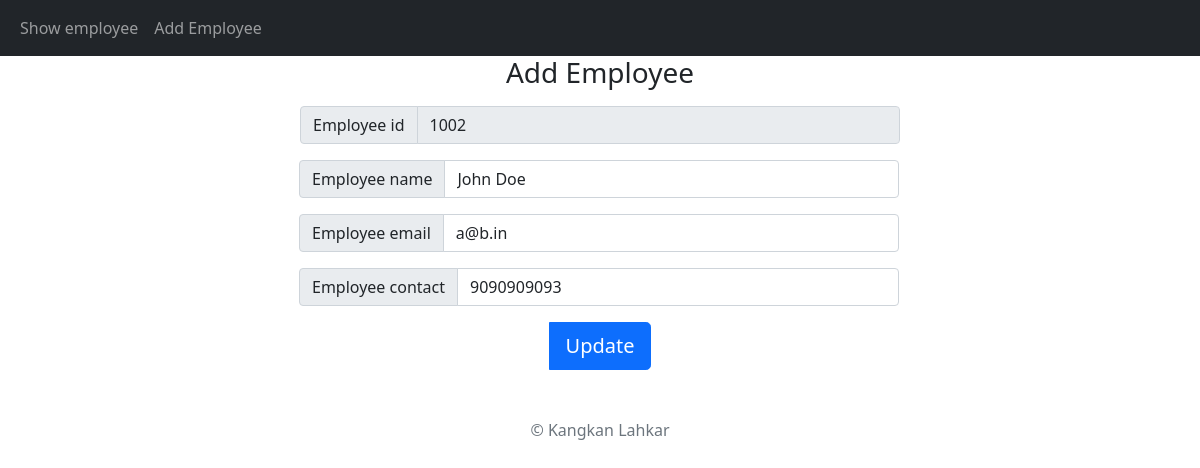
Screenshot of /emp/update/1002 with the database file from the repository.
### parking_app/models.py (models this page shows)
class Employee(models.Model):
    eid = models.CharField(max_length=20)
    ename = models.CharField(max_length=100)
    eemail = models.EmailField()
    econtact = models.CharField(max_length=15)
    class Meta:
        db_table = "employee"

### parking_app/views.py (the view, shortened to what this page needs)
# urls.py: path("emp/update/<str:id>", views.employee_update, name="Employee Update"),
def employee_update(request, id):
    emp =  Employee.objects.get(eid=id)
    message = ""
    created = ""
    context = {emp}
    return render(request, 'emp_update.html', {"emp":emp,"message":message,"created":created })

### templates/emp_update.html (shortened to what this page needs)
<!doctype html>
<html lang="en">
  <head>
        <link href="https://cdn.jsdelivr.net/npm/bootstrap@5.1.3/dist/css/bootstrap.min.css" rel="stylesheet">
        <link rel="stylesheet" href="https://cdn.jsdelivr.net/npm/bootstrap-icons@1.7.0/font/bootstrap-icons.css">
    </head>
    <body class="text-center">
        <nav class="navbar navbar-expand-lg navbar-dark bg-dark">
            <div class="container-fluid">
                <div class="collapse navbar-collapse" id="navbarSupportedContent">
                <ul class="navbar-nav me-auto mb-2 mb-lg-0">
                    <li class="nav-item">
                    <a class="nav-link" href="/emp/show">Show employee</a>
                    </li>
                    <li class="nav-item">
                    <a class="nav-link" aria-current="page" href="/emp/add">Add Employee</a>
                    </li>
                </ul>
                </div>
            </div>
        </nav>
        <form class="form-signup" method="POST" action="/emp/update/{{emp.eid}}">
            <h1 class="h3 mb-3 fw-normal">Add Employee</h1>
            <div class="input-group" style="width:50%;margin:auto">
                <div class="input-group my-10 mb-3">
                    <span class="input-group-text" id="basic-addon1">Employee id</span>
                    <input type="number" class="form-control" name = "employeeId"
                    value={{emp.eid}} aria-label="Employee_id" aria-describedby="basic-addon1" readonly>
                </div>
                <div class="input-group mb-3">
                    <span class="input-group-text" id="basic-addon2">Employee name</span>
                    <input type="text" class="form-control" name="name"
                    value="{{emp.ename}}" aria-label="Recipient's username" aria-describedby="basic-addon2">
                </div>
                <div class="input-group mb-3">
                    <span class="input-group-text">Employee email</span>
                    <input type="email" class="form-control" name="email" aria-label="Email"
                    value="{{emp.eemail}}">
                </div>
                <div class="input-group mb-3">
                    <span class="input-group-text">Employee contact</span>
                    <input type="text" class="form-control" name="contact" aria-label="Contact"
                    value="{{emp.econtact}}">
                </div>
                <button class="btn btn-lg btn-primary" type="submit" style="margin:auto">Update</button>
            </form>
        <div>
            <p class="mt-5 mb-3 text-muted">&copy; Kangkan Lahkar</p>
        </div>
    </body>
</html>

### rows the page displays
Employee: employeeId "1002", name "John Doe", email "a@b.in", contact "9090909093"
